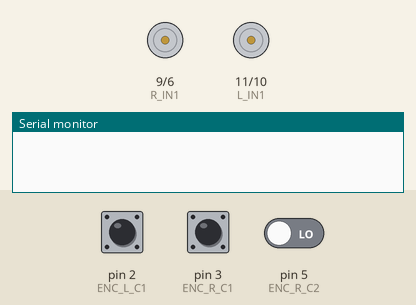
This sketch was run on a simulated Arduino Uno, built with avr-gcc and run on an emulated ATmega328P. Parts: motor-driver pin pairs drawn as motors (green arrow = first pin HIGH = forward, orange = second pin HIGH = backward, longer = more drive), the last lines printed to the serial monitor. The inputs (shaded band) are chosen by the test bench; at power-on: pin 3 (ENC_R_C1) HIGH, pin 2 (ENC_L_C1) HIGH, pin 5 (ENC_R_C2) LOW.

Above: at 0.1 s.
At 4.2 s:
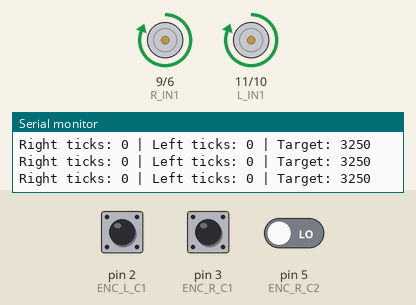
4.3 s: pin 3 (ENC_R_C1) pulsed LOW 2 times (0.12 s each, 0.3 s apart)
Timing chart, 0 to 7.3 s (numbered marks = the images above; inputs shaded):
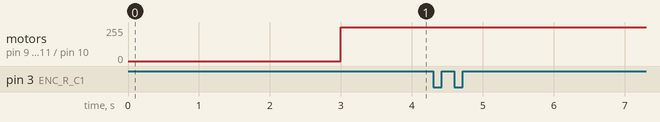

The sketch:

test_code.ino
```cpp
// This code  moves the bot forward and backword for 5 rotations
// Remember to edit the CPR

// ---------------- MOTOR PINS ----------------
const int L_IN1 = 11;
const int L_IN2 = 10;
const int R_IN1 = 9;
const int R_IN2 = 6;

// ---------------- ENCODER PINS ----------------
const int ENC_R_C1 = 3;  // INT1
const int ENC_R_C2 = 5;

const int ENC_L_C1 = 2;  // INT0 (only working)

// ---------------- VARIABLES ----------------
volatile long ticksRight = 0;
volatile long ticksLeft = 0;

// ---- SET THIS AFTER CALIBRATION ----
#define CPR 650   // adjust after testing

// ---------------- SETUP ----------------
void setup() {
  Serial.begin(9600);

  pinMode(L_IN1, OUTPUT);
  pinMode(L_IN2, OUTPUT);
  pinMode(R_IN1, OUTPUT);
  pinMode(R_IN2, OUTPUT);

  pinMode(ENC_R_C1, INPUT);
  pinMode(ENC_R_C2, INPUT);
  pinMode(ENC_L_C1, INPUT);

  // Interrupts
  attachInterrupt(digitalPinToInterrupt(ENC_R_C1), rightEncoderISR, RISING);
  attachInterrupt(digitalPinToInterrupt(ENC_L_C1), leftEncoderISR, RISING);
  delay(3000);
}

// ---------------- ISR FUNCTIONS ----------------

// Right motor → direction + ticks
void rightEncoderISR() {
  int c2 = digitalRead(ENC_R_C2);

  if (c2 == HIGH) {
    ticksRight++;   // forward


  } else {
    ticksRight--;   // backward
  }
}

// Left motor → ticks only
void leftEncoderISR() {
  ticksLeft++;
}

// ---------------- MOTOR CONTROL ----------------
void moveForward(int speedVal) {
  analogWrite(L_IN1, speedVal);
  analogWrite(L_IN2, 0);

  analogWrite(R_IN1, speedVal);
  analogWrite(R_IN2, 0);
}

void moveBackward(int speedVal) {
  analogWrite(L_IN1, 0);
  analogWrite(L_IN2, speedVal);

  analogWrite(R_IN1, 0);
  analogWrite(R_IN2, speedVal);
}

void stopMotors() {
  analogWrite(L_IN1, 0);
  analogWrite(L_IN2, 0);
  analogWrite(R_IN1, 0);
  analogWrite(R_IN2, 0);
}

// ---------------- MOVE EXACT ROTATIONS ----------------
void moveRotations(float rotations, int speedVal, bool forward) {

  ticksRight = 0;
  ticksLeft = 0;

  long targetTicks = rotations * CPR;

  if (forward) moveForward(speedVal);
  else moveBackward(speedVal);

  while (abs(ticksRight) < targetTicks) {

    Serial.print("Right ticks: ");
    Serial.print(ticksRight);

    Serial.print(" | Left ticks: ");
    Serial.print(ticksLeft);

    Serial.print(" | Target: ");
    Serial.println(targetTicks);

    delay(10);
  }

  stopMotors();
}

// ---------------- LOOP ----------------
void loop() {

  moveRotations(5, 255, true);   // forward 5 rotations
  delay(2000);

  moveRotations(5, 255, false);  // backward 5 rotations
  delay(5000);
}
```
